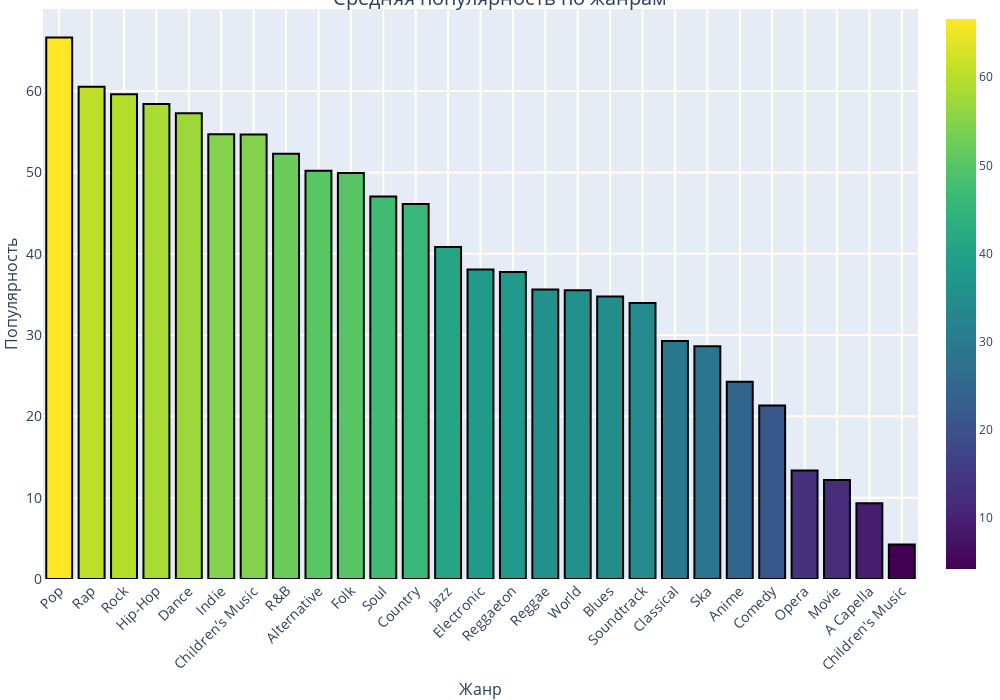

Here is the notebook cell this chart was saved with:
### Code cell
import plotly.graph_objs as go


# Группировка данных по жанру, и подсчет средней популярности
df_grouped = df.groupby('genre')['popularity'].mean().reset_index()

# Сортировка данных по популярности для наглядности
df_grouped = df_grouped.sort_values(by='popularity', ascending=False)

# Построение столбчатой диаграммы
bars = go.Bar(
    x=df_grouped['genre'], 
    y=df_grouped['popularity'], 
    marker=dict(
        color=df_grouped['popularity'],  # Цвет столбца зависит от популярности
        coloraxis="coloraxis",  # Цветовая шкала
        line=dict(color='black', width=2)  # Черная граница, толщина 2
    )
)

# Настройка макета
layout = go.Layout(
    title=dict(
        text='Средняя популярность по жанрам', 
        x=0.5,  # По центру
        font=dict(size=20)
    ),
    xaxis=dict(
        title='Жанр',
        tickangle=315,  # Поворот меток оси X
        titlefont=dict(size=16),
        tickfont=dict(size=14),
        showgrid=True,
        gridwidth=2,
        gridcolor='ivory',
    ),
    yaxis=dict(
        title='Популярность',
        titlefont=dict(size=16),
        tickfont=dict(size=14),
        showgrid=True,
        gridwidth=2,
        gridcolor='ivory',
    ),
    coloraxis=dict(
        colorscale='Viridis',  # Цветовая шкала
    ),
    width=1000,  # Ширина во всю область
    height=700,  # Высота 700 пикселей
    margin=dict(l=0, r=0, t=0, b=0)  # Убираем лишние отступы
)

# Создание фигуры
fig = go.Figure(data=[bars], layout=layout)

# Отображение графика
fig.show()

### Figure 1 — Plotly figure (JSON) as saved in the notebook; plotly's stock layout.template omitted (floating-point values rounded to 4 significant figures)
{"data": [{"marker": {"color": [66.59, 60.53, 59.62, 58.42, 57.28, 54.7, 54.66, 52.31, 50.21, 49.94, 47.03, 46.1, 40.82, 38.06, 37.74, 35.59, 35.52, 34.74, 33.95, 29.28, 28.61, 24.26, 21.34, 13.34, 12.17, 9.303, 4.253], "coloraxis": "coloraxis", "line": {"color": "black", "width": 2}}, "type": "bar", "x": ["Pop", "Rap", "Rock", "Hip-Hop", "Dance", "Indie", "Children’s Music", "R&B", "Alternative", "Folk", "Soul", "Country", "Jazz", "Electronic", "Reggaeton", "Reggae", "World", "Blues", "Soundtrack", "Classical", "Ska", "Anime", "Comedy", "Opera", "Movie", "A Capella", "Children's Music"], "y": [66.59, 60.53, 59.62, 58.42, 57.28, 54.7, 54.66, 52.31, 50.21, 49.94, 47.03, 46.1, 40.82, 38.06, 37.74, 35.59, 35.52, 34.74, 33.95, 29.28, 28.61, 24.26, 21.34, 13.34, 12.17, 9.303, 4.253]}], "layout": {"coloraxis": {"colorscale": [[0, "#440154"], [0.1111, "#482878"], [0.2222, "#3e4989"], [0.3333, "#31688e"], [0.4444, "#26828e"], [0.5556, "#1f9e89"], [0.6667, "#35b779"], [0.7778, "#6ece58"], [0.8889, "#b5de2b"], [1, "#fde725"]]}, "height": 700, "margin": {"b": 0, "l": 0, "r": 0, "t": 0}, "title": {"font": {"size": 20}, "text": "Средняя популярность по жанрам", "x": 0.5}, "width": 1000, "xaxis": {"autorange": true, "gridcolor": "ivory", "gridwidth": 2, "range": [-0.5, 26.5], "showgrid": true, "tickangle": -45, "tickfont": {"size": 14}, "title": {"font": {"size": 16}, "text": "Жанр"}, "type": "category"}, "yaxis": {"autorange": true, "gridcolor": "ivory", "gridwidth": 2, "range": [0, 70.1], "showgrid": true, "tickfont": {"size": 14}, "title": {"font": {"size": 16}, "text": "Популярность"}, "type": "linear"}}}
